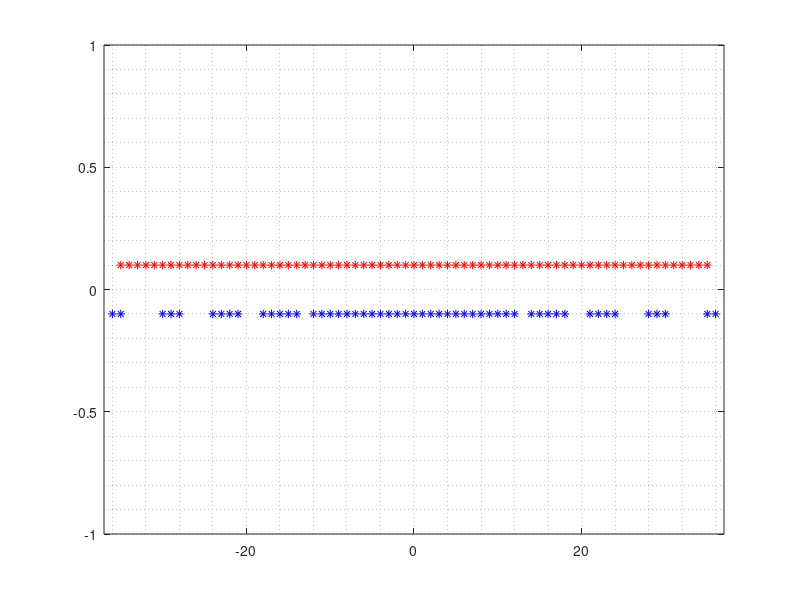
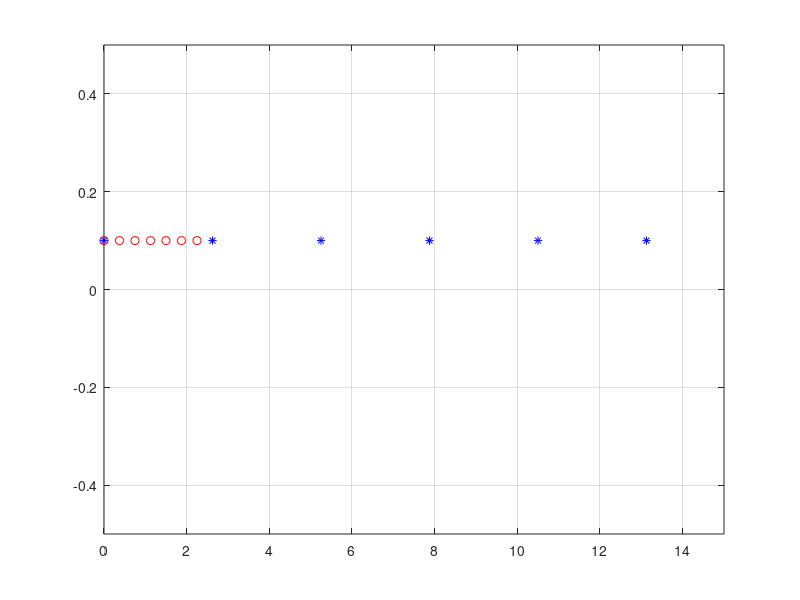

These charts were generated, in order, by the following MATLAB code:
% CACIS configuration coarrays, for different compression factor p
% M = 6, N = 7; p = 2,3,6 

close all; clear; clc;
%% 参数
phi0 = 0;
phi = -90:0.1:90;
M = 6;
N = 7;
p = 6;               %压缩系数
f = 2000;
c = 1500;
lamda = c/f;
d = lamda/2;


%% 坐标
p_N = zeros(2,N);    %存储子阵列二维坐标，这里x维均为0
p_M = zeros(2,M);

p_N1 = zeros(2,N);   %存储子阵列二维坐标，这里x维均为0
p_M1 = zeros(2,M);

% 子阵列阵元位置
p_N(2,:) = 0:M/p*d:M*(N-1)*d/p;
p_M(2,:) = 0:N*d:(M-1)*N*d;

p_N1(2,:) = 0:M*d:M*(N-1)*d;
p_M1(2,:) = 0:N*d:(M-1)*N*d;

% p = zeros(2,M*N);
% p(2,:) = 0:d:(M*N-1)*d;
%% 自时延正轴
%CACIS
l_N = zeros(1,N);
l_M = zeros(1,M);
l_N = 0:M/p:M*(N-1)/p;
l_M = 0:N:N*(M-1);
L_s = union(l_N,l_M);
% 原型互质阵列
l_N1 = zeros(1,N);
l_M1 = zeros(1,M);
l_N1 = 0:M:M*(N-1);
l_M1 = 0:N:N*(M-1);
L_s1 = union(l_N1,l_M1);
%% 交叉时延
k=1;
for i=1:M
    for j=1:N                      
       L_c(1,k) = N*(i-1)-M/p*(j-1);
       L_c1(1,k) = N*(i-1)-M*(j-1);
       k=k+1;
    end
end
L_P = union(union(L_s, -1*L_s), union(L_c, -1*L_c));
L_P1 = union(union(L_s1, -1*L_s1), union(L_c1, -1*L_c1));
[~,n] = size(L_P);
[~,n1] = size(L_P1);
p = zeros(2,n);
p1 = zeros(2,n1);
p(2,:) = L_P*d;
p1(2,:) = L_P1*d;

%% 虚拟阵元
figure ;
plot(L_P,0.1,'r*');
hold on;
plot(L_P1,-0.1,'b*');
hold on;
axis([-37 37 -1 1]);
grid minor;


%% 物理阵元
figure;
plot(p_N(2,:),0.1,'ro');
hold on;
plot(p_M(2,:),0.1,'b*');
% hold on;
% plot(p_N1(2,:),-0.1,'bo');
% hold on;
% plot(p_M1(2,:),-0.1,'b*');
axis([0 15 -0.5 0.5]);
grid on;
